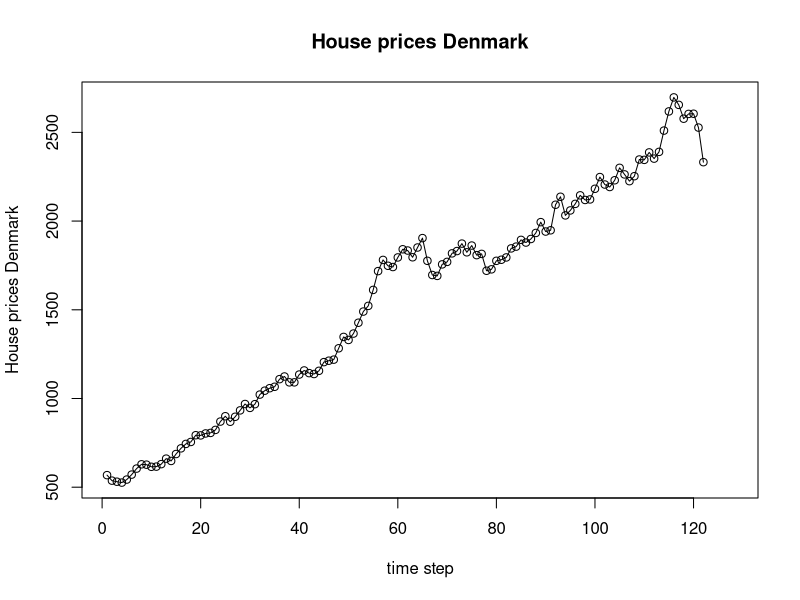
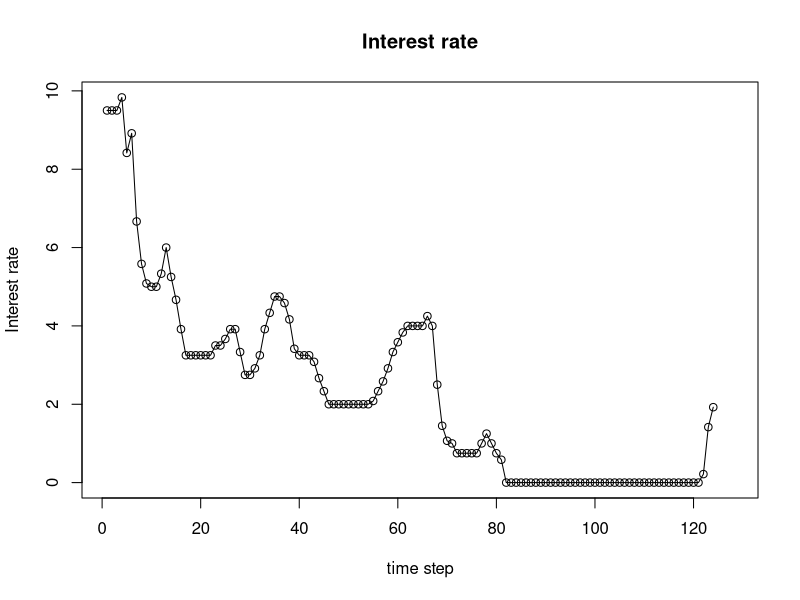
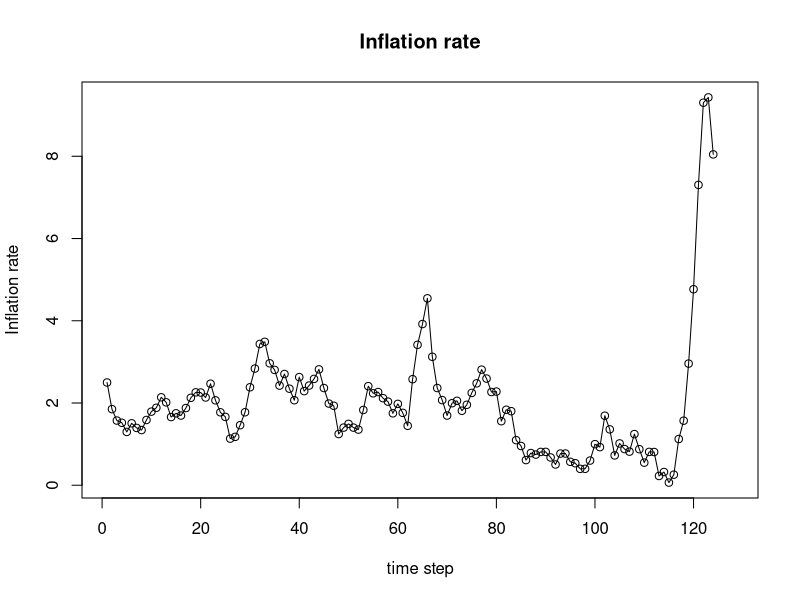
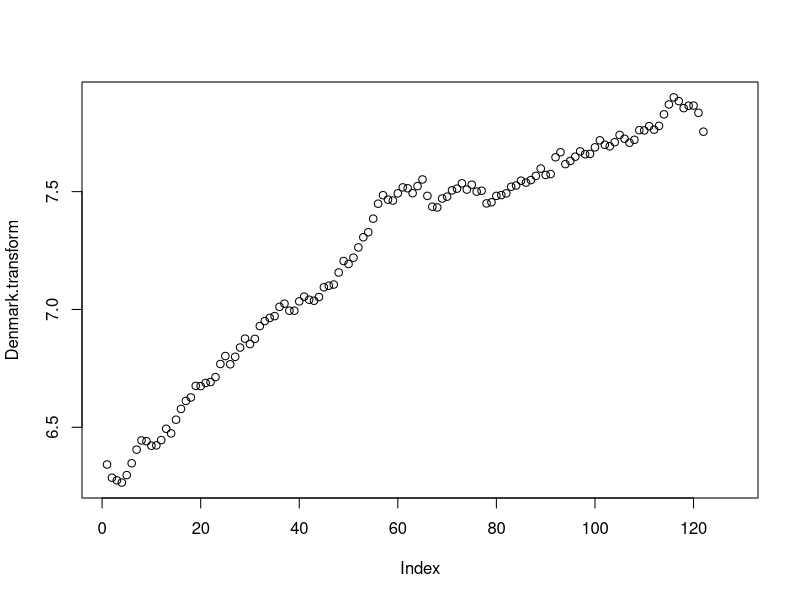
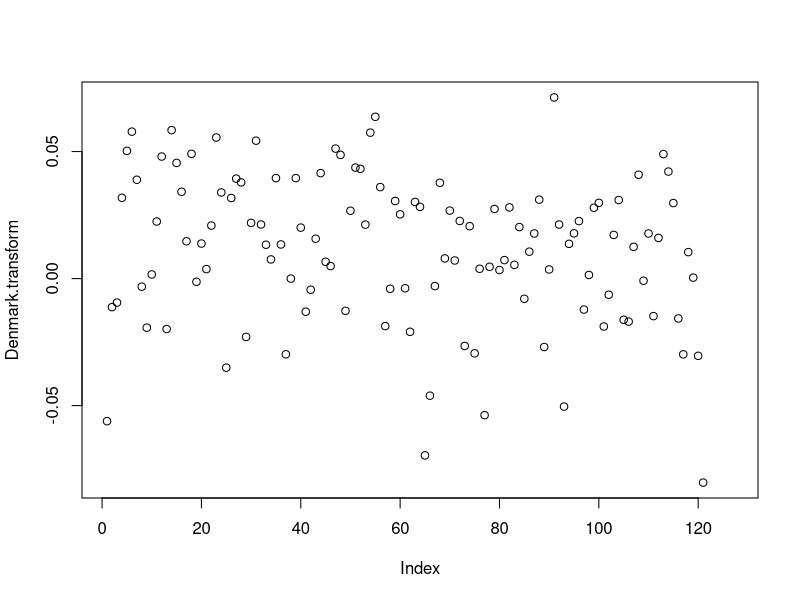
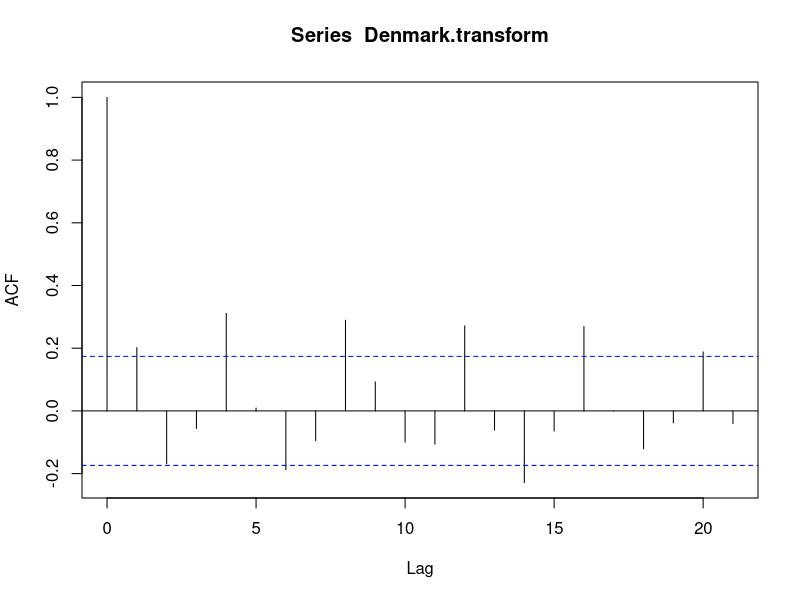
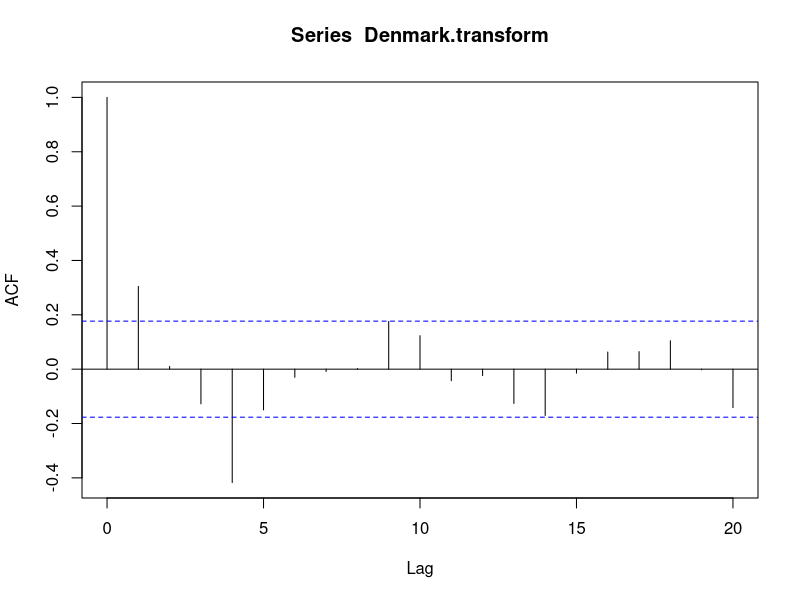
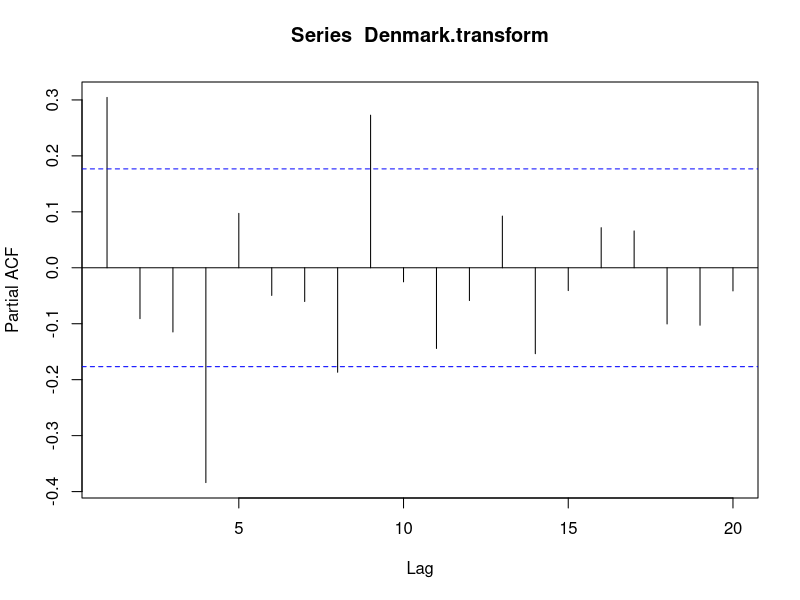

The R source for these figures, in order: (Note: this script raises an error after producing the figures.)
# setwd("~/Git_repos/time-series-analysis/Assignment 3")
setwd("D:/DTU/time-series-analysis/Assignment 3")
library(forecast)

######### 1-5 ############


data <- read.table('A3Data.csv', header=TRUE, sep=",")
names(data)
par(mfrow=c(1,1))

plot(data$Denmark,       type="o", ylab="House prices Denmark", main="House prices Denmark", xlab="time step")
plot(data$InterestRate,  type="o", ylab="Interest rate",        main="Interest rate",        xlab="time step")
plot(data$InflationRate, type="o", ylab="Inflation rate",       main="Inflation rate",       xlab="time step")


Denmark.transform <- log(data$Denmark)
plot(Denmark.transform)
Denmark.transform <- diff(Denmark.transform)
plot(Denmark.transform)
acf(Denmark.transform, na.action=na.pass)
Denmark.transform <- diff(Denmark.transform, lag=4)
acf(Denmark.transform, na.action=na.pass)
pacf(Denmark.transform, na.action=na.pass)

Denmark.transform <- diff(diff(log(data$Denmark), lag=4, differences=1), lag=1, differences=1)
# Denmark.transform <- diff(log(data$Denmark), lag=4, differences=2)
InterestRate.transform <- diff(data$InterestRate, lag=1, difference=1)
InflationRate.transform <- diff(data$InflationRate, lag=1, difference=3)

data$Denmark.transform <- c(rep(NA, dim(data)[1] - length(Denmark.transform)), Denmark.transform)
data$InterestRate.transform <- c(rep(NA, dim(data)[1] - length(InterestRate.transform)), InterestRate.transform)
data$InflationRate.transform <- c(rep(NA, dim(data)[1] - length(InflationRate.transform)), InflationRate.transform)

plot(data$Denmark.transform, type='l')
plot(data$InterestRate.transform, type='l')
plot(data$InflationRate.transform, type='l')

pacf(data$Denmark.transform, na.action=na.pass)
pacf(data$InterestRate.transform, na.action=na.pass)
pacf(data$InflationRate.transform, na.action=na.pass)

acf(data$Denmark.transform, na.action=na.pass)
acf(data$InterestRate.transform, na.action=na.pass)
acf(data$InflationRate.transform, na.action=na.pass)

m1 <- arima(log(data$Denmark),
                                 order=c(0,1,1),
                                 seasonal=list(order = c(0,1,1),period=4))

m2 <- arima(log(data$Denmark),
                                 order=c(0,1,1),
                                 seasonal=list(order = c(1,0,1),period=4))

mean(model.Denmark.transform$residuals, na.rm=TRUE)
acf(model.Denmark.transform$residuals, na.action=na.pass)
pacf(model.Denmark.transform$residuals, na.action=na.pass)

checkresiduals(m1)

qqnorm(model.Denmark.transform$residuals)
qqline(model.Denmark.transform$residuals)

preds.transform <- predict(model.Denmark.transform, n.ahead=6)$pred

tmp <- Denmark.transform
tmp[(length(tmp)-5):length(tmp)] <- preds.transform
test <- diffinv(tmp, differences=2, xi=log(data$Denmark[1:2]))

plot(data$Denmark)
lines(exp(test))

sign.test <- function(x){
  signs <- sign(na.omit(x))
  return(binom.test(sum(diff(signs) != 0), length(signs)))
}

sign.test(m1$residuals)

t.test(m1$residuals)

######## 5-


x_reg <- subset(data, select = c(InterestRate, InflationRate))
x_reg <- data.matrix(x_reg)
x_reg[is.na(x_reg)] <- matrix(c(1.925, 8.04580152671754), ncol = 2, nrow = 4, byrow = T)

x_reg <- (x_reg - mean(x_reg))/sd(x_reg)
# x_reg[is.na(x_reg)] <- matrix(c(0, 0), ncol = 2, nrow = 4, byrow = T)

transform_data1 <- diff(na.omit(log(data$Denmark)))
transform_data <- diff(transform_data1, lag=4, differences=1)


mInt <- arima(transform_data,
             order=c(0,0,1),
             seasonal=list(order = c(0,0,1),period=4),
             xreg=x_reg[6:122,1:2])
             
output <- predict(mInt, n.ahead = 6, newxreg=x_reg[123:128,1:2])

preds <- c(output$pred)

plot_data <- c(transform_data, preds)

plot_data <- diffinv(plot_data, lag=4, xi=transform_data1[1:4])
plot_data <- diffinv(plot_data, lag=1, xi=na.omit(log(data$Denmark))[1])


plot(data$Denmark, type="l")



lines(exp(plot_data), col='red')
